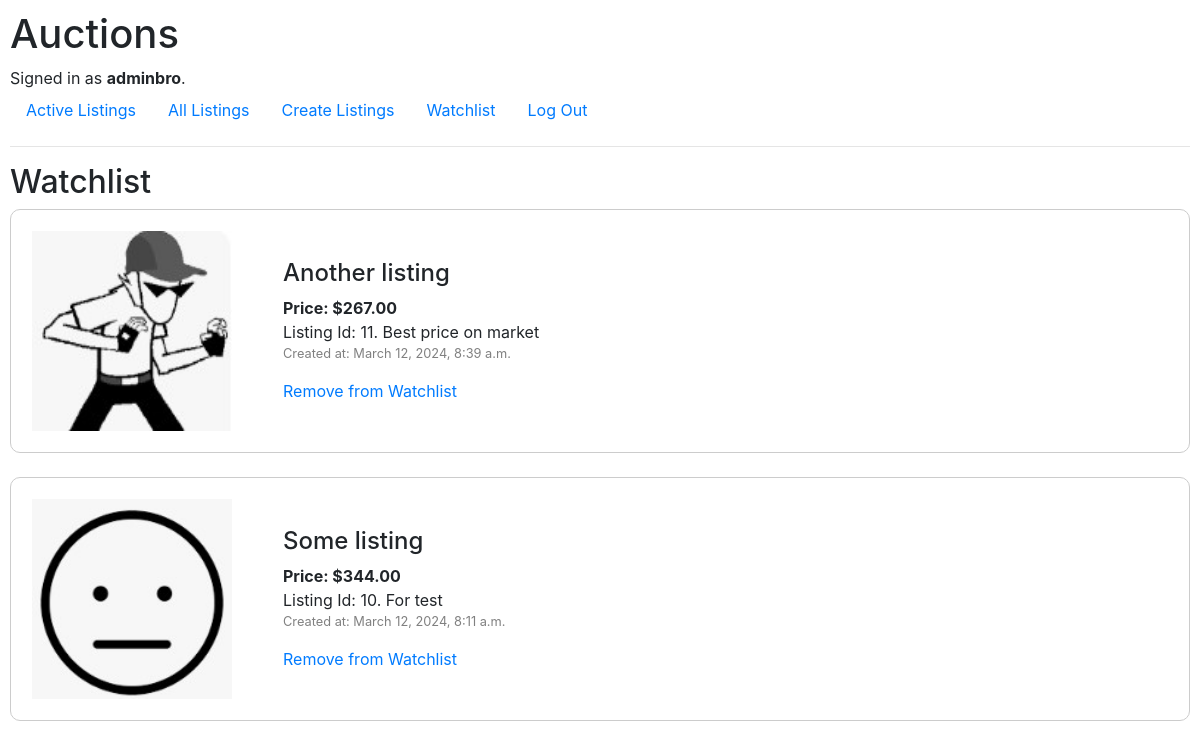
/auctions/listing/watchlist/ (signed in), run on an earlier commit of the app's database.
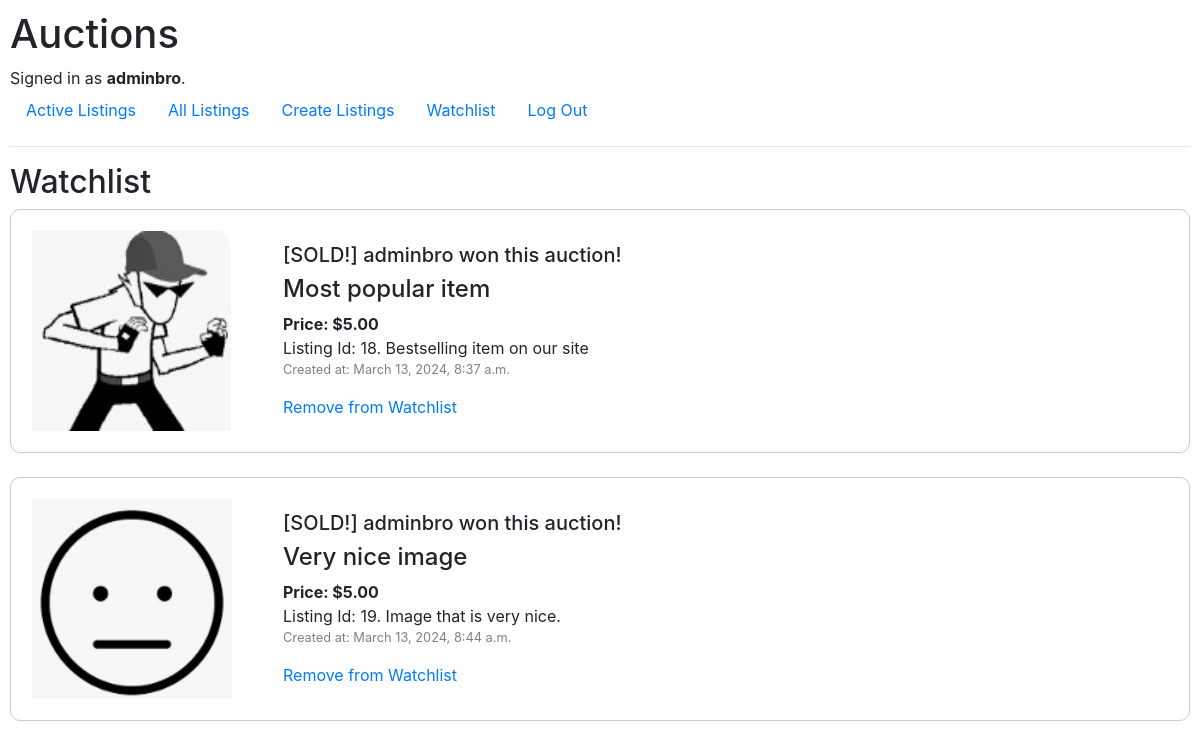
And on a later commit of the database.
### auctions/models.py (models this page shows, shortened)
class Watchlist(models.Model):
    user = models.ForeignKey(User, on_delete=models.CASCADE)
    listing = models.ForeignKey(Listing, on_delete=models.CASCADE)

class Listing(models.Model):
    user = models.ForeignKey(User, on_delete=models.CASCADE)
    title = models.TextField(max_length=64)
    text = models.TextField(max_length=512)
    start_bid = models.DecimalField(max_digits=10, decimal_places=2, validators=[MinValueValidator(0)])
    image = models.ImageField(upload_to='listing_images/', validators=[validate_image_size], blank=True, null=True)
    created_at = models.DateTimeField(auto_now_add=True)
    updated_at = models.DateTimeField(auto_now=True)
    current_highest_bid = models.DecimalField(max_digits=10, decimal_places=2, default=0)
    is_active = models.BooleanField(default=True)
    winner = models.ForeignKey(User, on_delete=models.SET_NULL, null=True, blank=True, related_name='won_listings')

class User(AbstractUser):
    pass

### auctions/views.py (the view)
# urls.py: path('auctions/listing/watchlist/', views.watchlist_page, name='watchlist_page'),
def watchlist_page(request):
    listing = Listing.objects.all()
    watchlist_items = Watchlist.objects.filter(user=request.user)
    return render(request, 'auctions/listing/watchlist.html', {'watchlist_items': watchlist_items, 'listing': listing})

### auctions/templates/auctions/listing/watchlist.html
{% extends "auctions/layout.html" %}
{% block body %}
    <h2>Watchlist</h2>
        {% for item in watchlist_items %}
        <div class="listing_container">
            <table>
                <td>{% if item.listing.image %}
                    <a href="{% url 'listing_detail' item.listing.id %}"><img src="{{ item.listing.image.url }}" style="width: 200px; height: 200px;" alt="Listing Image" class="img-fluid"></a><br>
                    {% endif %}
                </td>
                <td class="table_margin">
                    {% if user.is_authenticated %}
                        {% if not item.listing.is_active %}
                            <h5>[SOLD!] {{ item.listing.winner }} won this auction!</h5>
                        {% endif %}
                    {% endif %}
                    <h4>{{ item.listing.title }}</h4>
                    <b>Price: ${{ item.listing.start_bid }}</b></br>
                    Listing Id: {{ item.listing.id }}. {{ item.listing.text }}<br>
                    <p class="created_at">Created at: {{ item.listing.created_at }}</p>
                    <a href="{% url 'remove_from_watchlist' item.listing.id %}">Remove from Watchlist</a>
                </td>
            </table>
        </div><br>
        {% endfor %}
{% endblock %}

What changed in the data, as far as the page shows it:
removed Watchlist: listing.image (picture), listing "Another listing", listing.start_bid "267.00", listing.id "11", listing.text "Best price on market", listing.created_at "March 12, 2024, 8:39 a.m."
removed Watchlist: listing.image (picture), listing "Some listing", listing.start_bid "344.00", listing.id "10", listing.text "For test", listing.created_at "March 12, 2024, 8:11 a.m."
added Watchlist: listing.image (picture), listing.winner "adminbro", listing "Most popular item", listing.start_bid "5.00", listing.id "18", listing.text "Bestselling item on our site", listing.created_at "March 13, 2024, 8:37 a.m."
added Watchlist: listing.image (picture), listing.winner "adminbro", listing "Very nice image", listing.start_bid "5.00", listing.id "19", listing.text "Image that is very nice.", listing.created_at "March 13, 2024, 8:44 a.m."
